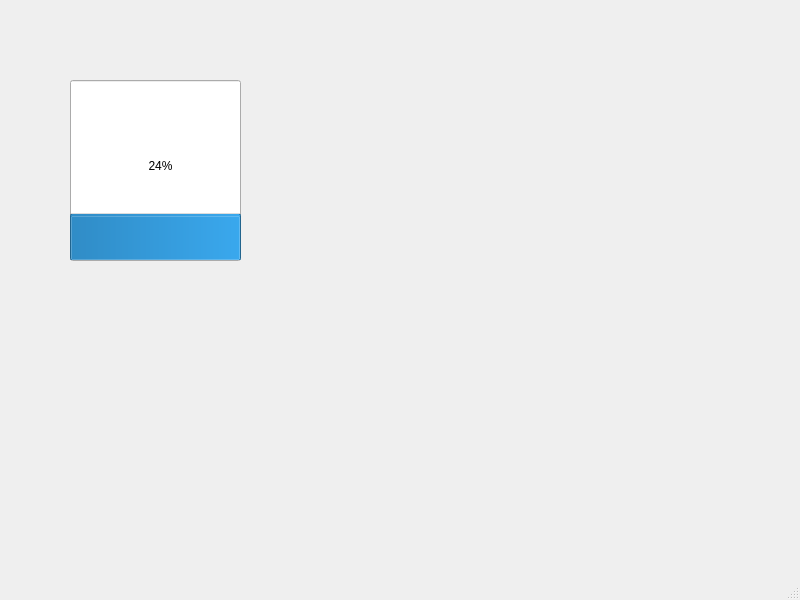
<?xml version="1.0" encoding="UTF-8"?>
<ui version="4.0">
 <class>MainWindow2</class>
 <widget class="QMainWindow" name="MainWindow2">
  <property name="geometry">
   <rect>
    <x>0</x>
    <y>0</y>
    <width>800</width>
    <height>600</height>
   </rect>
  </property>
  <property name="windowTitle">
   <string>MainWindow</string>
  </property>
  <widget class="QWidget" name="centralwidget">
   <widget class="QProgressBar" name="progressBar">
    <property name="geometry">
     <rect>
      <x>70</x>
      <y>80</y>
      <width>171</width>
      <height>181</height>
     </rect>
    </property>
    <property name="value">
     <number>24</number>
    </property>
    <property name="orientation">
     <enum>Qt::Vertical</enum>
    </property>
   </widget>
  </widget>
  <widget class="QMenuBar" name="menubar">
   <property name="geometry">
    <rect>
     <x>0</x>
     <y>0</y>
     <width>800</width>
     <height>21</height>
    </rect>
   </property>
  </widget>
  <widget class="QStatusBar" name="statusbar"/>
 </widget>
 <resources/>
 <connections/>
</ui>
